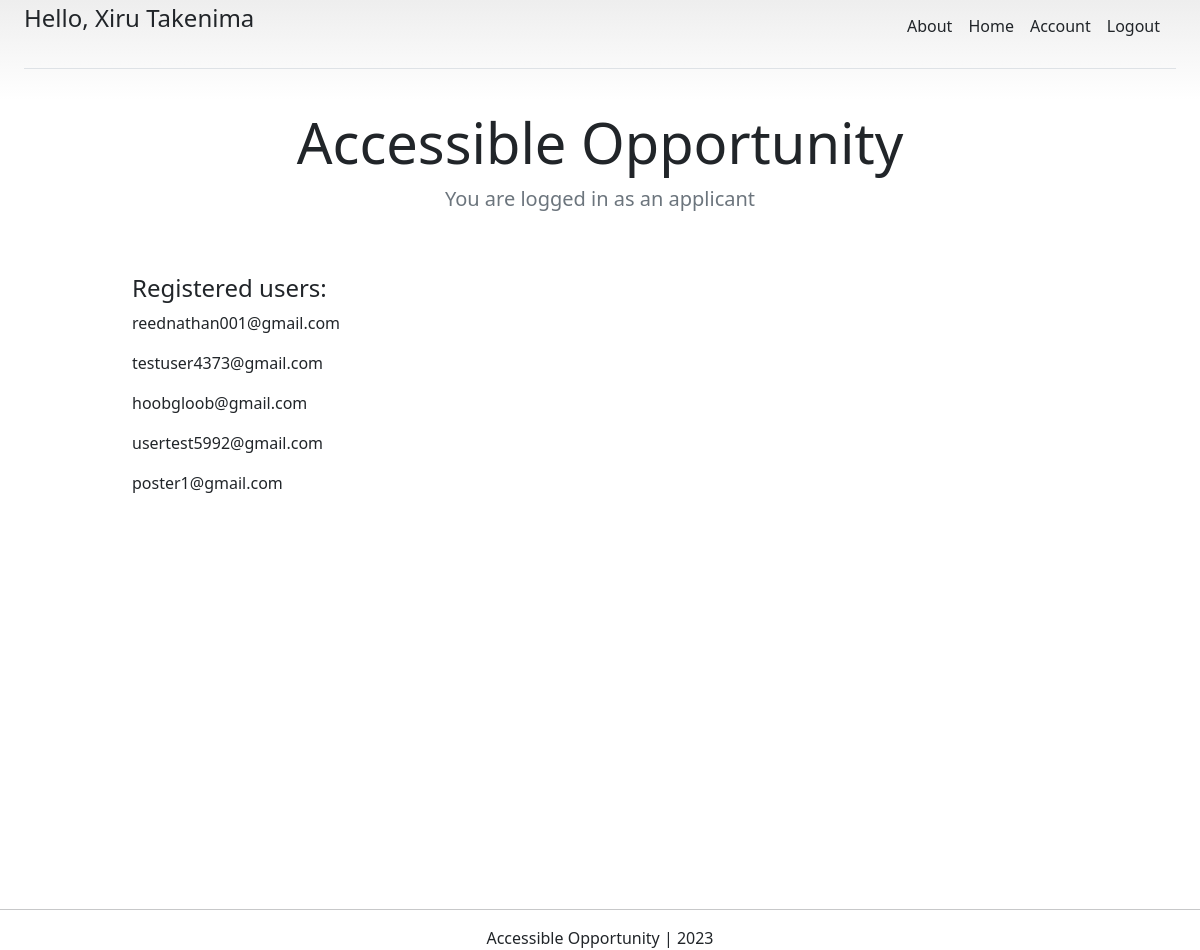
The page / (signed in) on the database its author committed.
### account/models.py (models this page shows, shortened)
class Account(AbstractBaseUser):
	email 					= models.EmailField(verbose_name="email", max_length=60,unique=True)
	username				= models.CharField(max_length=30, unique=True)
	date_joined				= models.DateTimeField(verbose_name='date joined', auto_now_add=True)
	last_login				= models.DateTimeField(verbose_name='last login', auto_now=True)
	is_admin				= models.BooleanField(default=False)
	is_active				= models.BooleanField(default=True)
	is_staff				= models.BooleanField(default=False)
	is_superuser			= models.BooleanField(default=False)
	is_poster				= models.BooleanField(default=False)
	USERNAME_FIELD = 'email'
	REQUIRED_FIELDS = ['username',]
	objects = MyAccountManager()
	def __str__(self):
		return self.email

### personal/views.py (the view)
# urls.py: path('', home_screen_view, name="home"),
def home_screen_view(request):
	context = {}
	blog_posts = sorted(BlogPost.objects.all(), key=attrgetter('date_updated'), reverse=True)
	accounts = Account.objects.all()
	context['accounts'] = accounts
	context['blog_posts'] = blog_posts
	user = request.user
	if user.is_authenticated:
		if user.is_poster:
			return render(request, "personal/posterhome.html", context)
		else:
			return render(request, "personal/applicanthome.html", context)
	else:
		return render(request, "personal/home.html", context)

### personal/templates/personal/applicanthome.html
{% extends 'base.html' %}
{% block content %}
<div class="pricing-header p-3 pb-md-4 mx-auto text-center">
      <h1 class="display-4 fw-normal">Accessible Opportunity</h1>
	<p
      class="fs-5 text-muted">You are logged in as an applicant
  	</p>
</div>
<div class="container">
	<div class="d-flex flex-column">
		<h4>Registered users:</h4>
		{% for account in accounts %}
			<p>{{account}}</p>
		{% endfor %}
	</div>
</div>
{% endblock content %}

### templates/snippets/header.html (shortened to what this page needs)
	<link href="https://cdn.jsdelivr.net/npm/bootstrap@5.0.2/dist/css/bootstrap.min.css" rel="stylesheet">
<div class="d-flex flex-column flex-md-row align-items-center pb-3 mb-4 border-bottom ms-4 me-4">
  <a href="/" class="d-flex align-items-center text-dark text-decoration-none">
    <span class="fs-4">
      {% if request.user.is_authenticated %}
      <p>Hello, {{request.user.username}}</p>
      {% endif %}
    </span>
  </a>
  <nav class="d-inline-flex mt-2 mt-md-0 ms-md-auto">
    {% if request.user.is_authenticated %}
    <a class="me-3 py-2 text-dark text-decoration-none" href="{% url 'about' %}">About</a>
    <a class="me-3 py-2 text-dark text-decoration-none" href="{% url 'home' %}">Home</a>
    <a class="me-3 py-2 text-dark text-decoration-none" href="{% url 'account' %}">Account</a>
    <a class="me-3 py-2 text-dark text-decoration-none" href="{% url 'logout' %}">Logout</a>
    {% endif %}
  </nav>
</div>

### templates/snippets/header.html (style rules this page uses)
body { background-image: linear-gradient(180deg, #eee, #fff 100px, #fff); }
.container { max-width: 960px; }
.pricing-header { max-width: 700px; padding: 10px; margin: 20px auto; }

### templates/snippets/base_css.html (style rules this page uses)
body { background-color: #f2f2f2; }

### rows shown on the page
Account: user.username "Xiru Takenima", email "reednathan001@gmail.com"
Account: email "testuser4373@gmail.com"
Account: email "hoobgloob@gmail.com"
Account: email "usertest5992@gmail.com"
Account: email "poster1@gmail.com"
